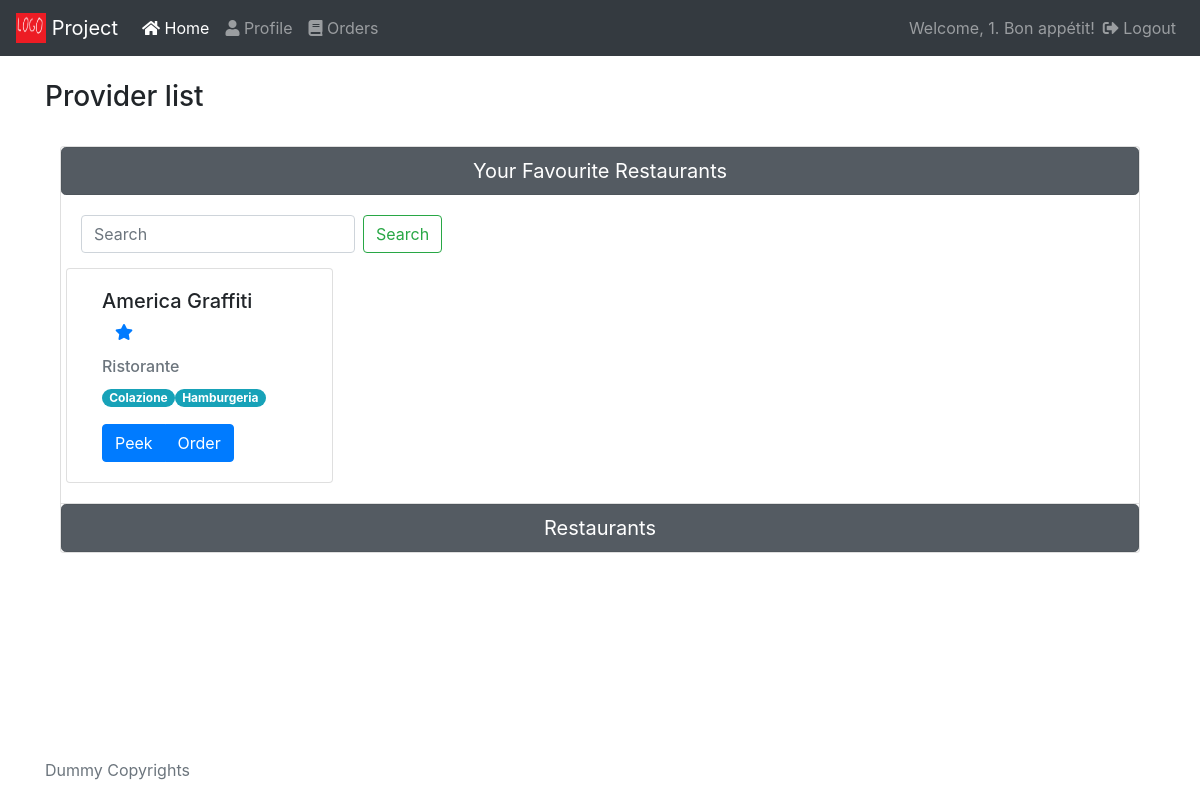
/home_clients.php (signed in), run on the app's committed database.
### tables this page shows
CREATE TABLE `provider` (
  `provider_id` int(11) NOT NULL AUTO_INCREMENT,
  `provider_name` varchar(90) NOT NULL,
  `provider_address` varchar(90) NOT NULL,
  `provider_email` varchar(45) NOT NULL,
  `provider_password` varchar(45) NOT NULL,
  `type_id` int(11) NOT NULL,
  PRIMARY KEY (`provider_id`),
  KEY `type_id_idx` (`type_id`),
  CONSTRAINT `type_id` FOREIGN KEY (`type_id`) REFERENCES `type` (`type_id`) ON DELETE NO ACTION ON UPDATE NO ACTION
);

CREATE TABLE `type` (
  `type_id` int(11) NOT NULL AUTO_INCREMENT,
  `type_name` varchar(45) NOT NULL,
  PRIMARY KEY (`type_id`)
);

CREATE TABLE `category` (
  `category_id` int(11) NOT NULL AUTO_INCREMENT,
  `category_name` varchar(45) NOT NULL,
  PRIMARY KEY (`category_id`)
);

### home_clients.php (the view, shortened to what this page needs)
<?php include("fragments/connection-begin.php"); ?>
<!DOCTYPE html>
<html lang="en">
<head>
  <?php include("fragments/head-contents.php"); ?>
</head>
<body>
  <?php include("fragments/navbar.php"); ?>
  <div class="container mt-4 mb-4">
    <h3 class="pb-2">Provider list</h3>
    <div class="container accordion mt-4 mb-4" id="mainAccordion">
      <div class="card main-card">
        <h1 class="mb-0">
          <button class="btn btn-secondary btn-lg btn-block active" data-toggle="collapse" data-target="#collapseFavouriteRestaurants" aria-expanded="true" aria-controls="collapseFavouriteRestaurants">
            Your Favourite Restaurants
          </button>
        </h1>
        <div id="collapseFavouriteRestaurants" class="collapse show" aria-labelledby="headingFavouriteRestaurants" data-parent="#mainAccordion">
          <div class="card-body">
            <form class="form-inline card-searchbar">
              <input class="form-control mr-sm-2" type="search" placeholder="Search" aria-label="Search">
              <button class="btn btn-outline-success my-2 my-sm-0" type="submit">Search</button>
            </form>
            <div class="row">
              <?php
                if ($favProviders = $conn->query("SELECT p.provider_id, p.provider_name, t.type_name
                                            FROM client_provider cp
                                            JOIN provider p
                                            ON cp.provider_id = p.provider_id
                                            LEFT JOIN type t
                                            ON p.type_id = t.type_id
                                            WHERE cp.client_id = '".$_SESSION['user_id']."'")) {
                while ($providerRow = $favProviders->fetch_assoc()) {
              ?>
              <div class="card col-sm-3">
                <div class="card-body">
                  <form action="<?php echo $_SERVER['PHP_SELF']; ?>" method="post" name="client_provider_remove_form">
                    <h5 class="card-title"><?php echo $providerRow['provider_name'] ?>
                      <button type="submit" name="btnClientProviderRemove" class="btn btn-link" value="clientProviderRemove"><i class="fas fa-star"></i></button>
                    </h5>
                  </form>
                  <h6 class="card-subtitle mb-2 text-muted"><?php echo $providerRow['type_name'] ?></h6>
                  <p class="card-text">
                    <?php
                      if ($providerCategories = $conn->query("SELECT c.category_name
                                            FROM provider p
                                            LEFT JOIN provider_category pc
                                            ON p.provider_id = pc.provider_id
                                            LEFT JOIN category c
                                            ON c.category_id = pc.category_id
                                            WHERE p.provider_id = '".$providerRow['provider_id']."'")) {
                        while ($categoryRow = $providerCategories->fetch_assoc()) {
                          echo "<span class='badge badge-pill badge-info'>".$categoryRow['category_name']."</span>";
                        }
                      }
                    ?>
                  </p>
                  <div class="btn-group btn-group-justified">
                    <button class="btn btn-primary inline" data-toggle="modal" data-target="#peekOnProvider">Peek</button>
                    <button class="btn btn-primary inline btn-place-order" data-provider-id="<?php echo $providerRow['provider_id']; ?>">Order</button>
                  </div>
                </div>
              </div>
              <?php
                  }
                } else {
                  echo "Query failed";
                }
               ?>
            </div>
          </div>
        </div>
      </div>
      <div class="card main-card">
        <h1 class="mb-0">
          <button class="btn btn-secondary btn-lg btn-block active" data-toggle="collapse" data-target="#collapseAllRestaurants" aria-expanded="false" aria-controls="collapseAllRestaurants">
            Restaurants
          </button>
        </h1>
      </div>
    </div>
  </div>
    <?php include("fragments/footer.php"); ?>
</body>
</html>

### fragments/head-contents.php (shortened to what this page needs)
<link rel="stylesheet" href="https://stackpath.bootstrapcdn.com/bootstrap/4.3.1/css/bootstrap.min.css" />
<link rel="stylesheet" href="https://use.fontawesome.com/releases/v5.8.1/css/all.css">
<link rel="stylesheet" href="styles/style.css" />

### fragments/navbar.php (shortened to what this page needs)
<nav class="navbar navbar-expand-lg navbar-dark bg-dark sticky-top">
  <a class="navbar-brand" <?php echo ($_SESSION['user_type'] == 'client') ? 'href="home_clients.php"' : 'href="home_providers.php"'; ?>>
    <img src="res/logo.png" width="30" height="30" class="d-inline-block align-top" alt="">
    Project
  </a>
  <div class="collapse navbar-collapse" id="navbarText">
    <ul class="navbar-nav mr-auto">
      <li class="nav-item">
        <a class="nav-link" <?php echo ($_SESSION['user_type'] == 'client') ? 'href="home_clients.php"' : 'href="home_providers.php"'; ?>><i class="fas fa-home"></i> Home</a>
      </li>
      <li class="nav-item">
        <a class="nav-link" <?php echo ($_SESSION['user_type'] == 'client') ? 'href="profile_clients.php"' : 'href="profile_providers.php"'; ?>><i class="fas fa-user"></i> Profile</a>
      </li>
      <li class="nav-item">
        <a class="nav-link" href="orders_clients.php"><i class="fas fa-book"></i> Orders</a>
      </li>
    </ul>
    <ul class="navbar-nav navbar-right">
      <li class="nav-item">
        <div class="navbar-text">Welcome, <?php echo $_SESSION['user_name']; echo ($_SESSION['user_type'] == 'client') ? '. Bon appétit!' : '.';?></div>
      </li>
      <li class="nav-item">
        <a class="nav-link" href="logout.php"><i class="fas fa-sign-out-alt"></i> Logout</a>
      </li>
    </ul>
  </div>
</nav>

### fragments/footer.php
<footer class="footer">
  <div class="container">
    <p class="text-muted">Dummy Copyrights</p>
  </div>
</footer>

### styles/style.css (style rules this page uses)
.card-searchbar { margin-bottom: 15px; }
html { position: relative; min-height: 100%; }
body { margin-bottom: 60px; }
.footer { position: absolute; bottom: 0; width: 100%; height: 60px; line-height: 60px; }

### data on the page
provider: provider_name "America Graffiti", type.type_name "Ristorante"
category: category_name "Colazione"
category: category_name "Hamburgeria"

### other printed values
$_SESSION['user_name'] "1"
